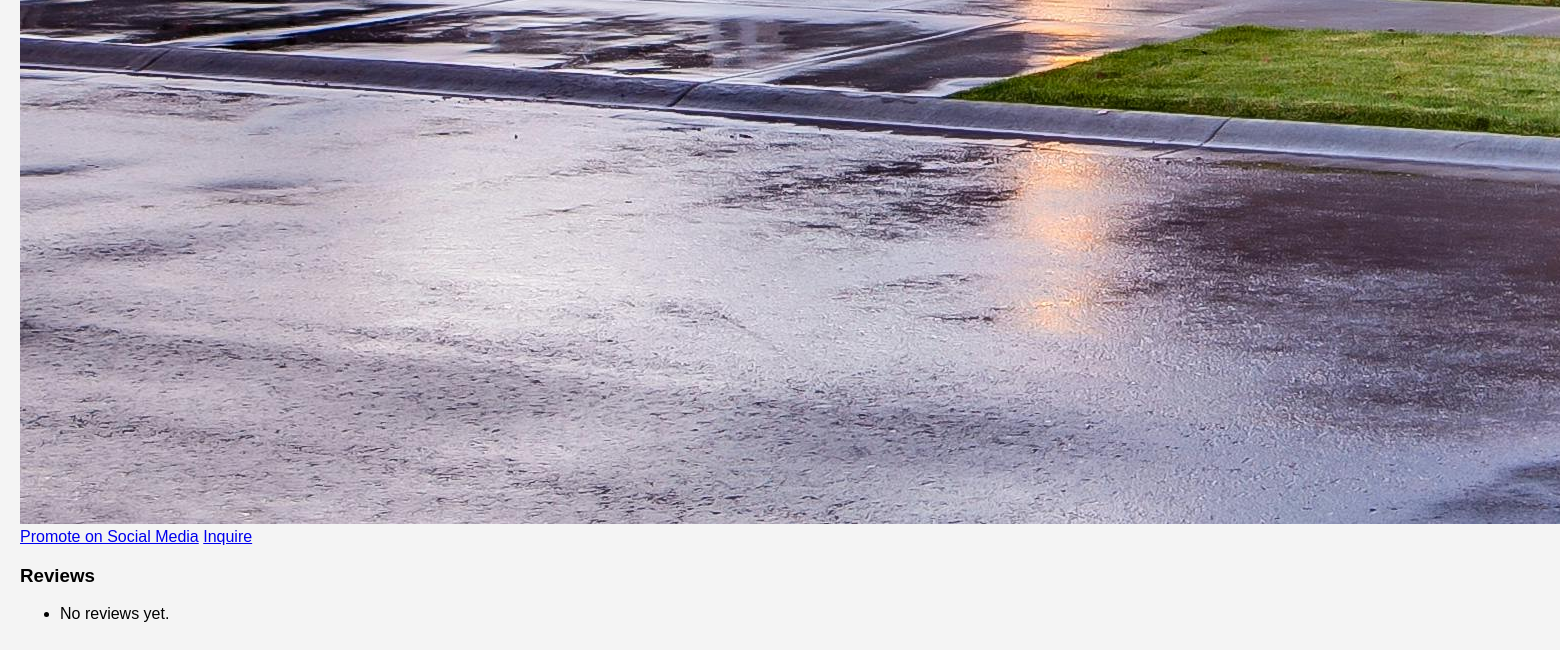
Page /properties/14/ (signed in, lower part) on the earlier database version.
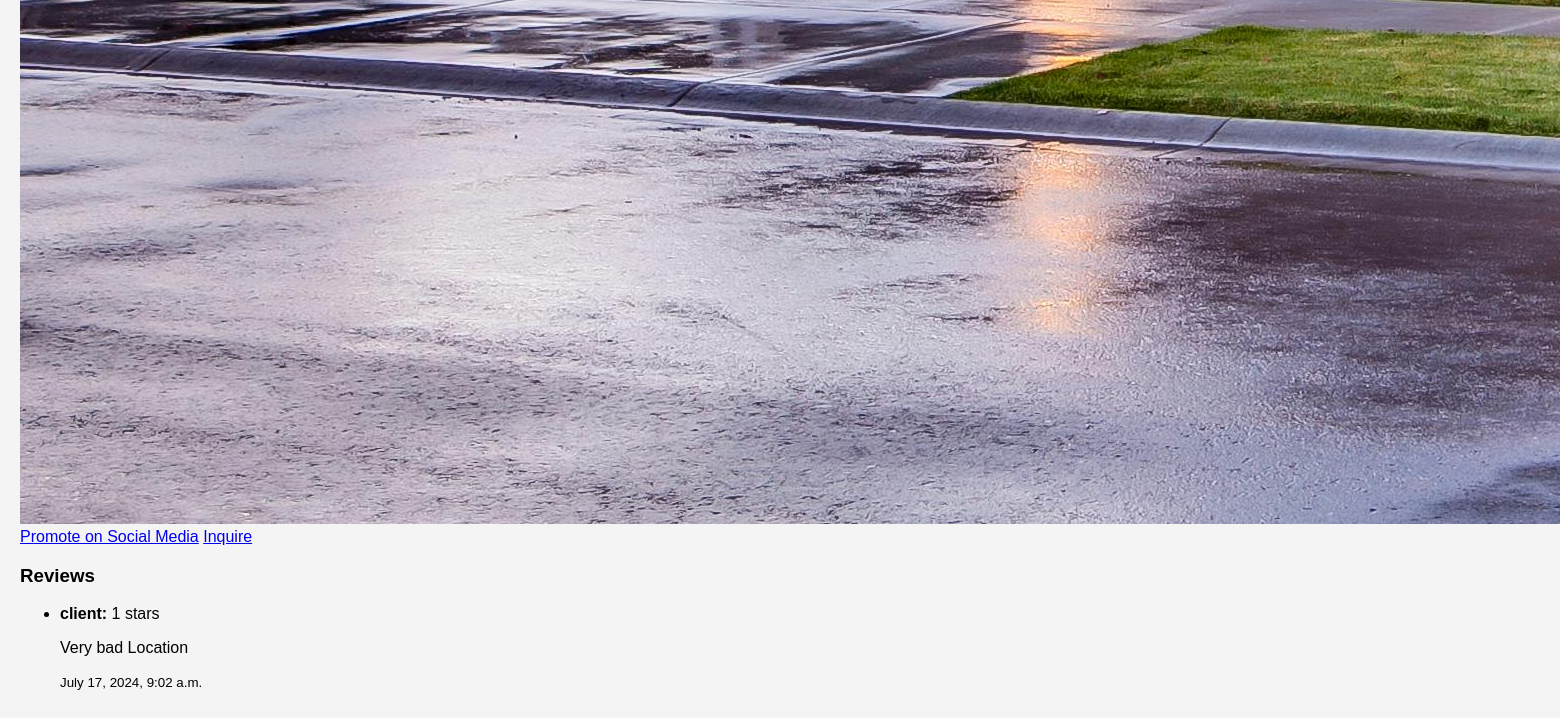
Same page on the later database version.
### core/models.py (models this page shows, shortened)
class Review(models.Model):
    client = models.ForeignKey(CustomUser, on_delete=models.CASCADE)
    property = models.ForeignKey(Property, on_delete=models.CASCADE, default=1)  # Assume property with ID 1 exists
    rating = models.IntegerField()
    review_text = models.TextField(null=True, blank=True)
    created_at = models.DateTimeField(auto_now_add=True)

class CustomUser(AbstractUser):
    USER_TYPE_CHOICES = (
        ('client', 'Client'),
        ('property_purchaser', 'Property Purchaser'),
        ('salesperson', 'Salesperson'),
    )
    user_role = models.CharField(max_length=20, choices=USER_TYPE_CHOICES, default='client')
    address = models.CharField(max_length=255, null=True, blank=True)

### core/views.py (the view)
# urls.py: path('properties/<int:property_id>/', views.property_detail, name='property_detail'),
@login_required
def property_detail(request, property_id):
    property_instance = get_object_or_404(Property, id=property_id)
    return render(request, 'property_detail.html', {'property': property_instance})

### core/templates/property_detail.html (shortened to what this page needs)
{% extends 'base.html' %}
{% block content %}
{% if property.image %}
    <img src="{{ property.image.url }}" alt="Property Image">
{% else %}
    <p>No Image Available</p>
{% endif %}
{% if user.is_authenticated %}
    {% if user.user_role == 'salesperson' %}
        <a href="{% url 'promote_property' property.id %}" class="btn">Promote on Social Media</a>
        <a href="{% url 'create_inquiry' property.id %}" class="btn">Inquire</a>
    {% elif user.user_role == 'client' %}
        <h3>Inquire About This Property</h3>
        <a href="{% url 'create_inquiry' property.id %}" class="btn">Inquire</a>
    {% elif user.user_role == 'property_purchaser' %}
        <h3>Inquire About This Property</h3>
        <a href="{% url 'create_inquiry' property.id %}" class="btn">Inquire</a>
        <h3>Leave a Review</h3>
        <a href="{% url 'create_review' property.id %}" class="btn">Leave a Review</a>
    {% endif %}
    <h3>Reviews</h3>
    <ul>
        {% for review in property.review_set.all %}
            <li>
                <strong>{{ review.client.username }}:</strong>
                <span>{{ review.rating }} stars</span>
                <p>{{ review.review_text }}</p>
                <small>{{ review.created_at }}</small>
            </li>
        {% empty %}
            <li>No reviews yet.</li>
        {% endfor %}
    </ul>
{% endif %}
{% endblock %}

Differences in the rows shown:
added Review: client.username "client", rating "1", review_text "Very bad Location", created_at "July 17, 2024, 9:02 a.m."
Other differences:
text no longer shown: "No reviews yet."
